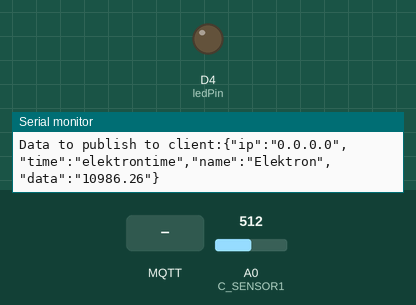
Simulated run of this sketch. Board: ESP8266 (Wemos D1 mini). Parts: output pins drawn as LEDs (lit = HIGH), the last lines printed to the serial monitor. The inputs (shaded band) are chosen by the test bench; at power-on: A0 (C_SENSOR1) = 512. No MQTT or app messages arrive unless stated.

Above: at 6.2 s.
6.3 s: MQTT message "1" arrives on the first subscribed topic
At 7.8 s:
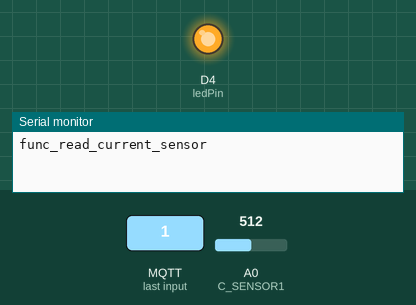
10.0 s: MQTT message "0" arrives on the first subscribed topic
At 12.0 s:
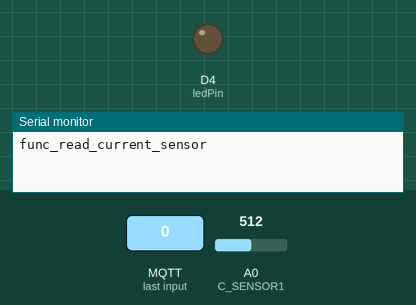
Timing chart, 0 to 13.5 s (numbered marks = the images above; inputs shaded):
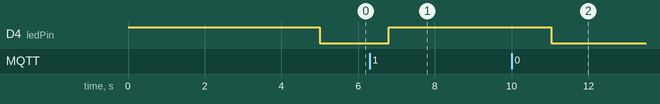

Measured:
- after the input at 6.3 s, D4 (ledPin): LOW → HIGH after 0.50 s
- after the input at 10.0 s, D4 (ledPin): HIGH → LOW after 1.0 s

The sketch:

atomo_que_subscribe.ino
```cpp
//code write by Moz for YouTube changel logMaker360, 24-11-2016
//code belongs to this video: https://youtu.be/nAUUdbUkJEI

#include <EEPROM.h>
#include <ESP8266WiFi.h>
#include <PubSubClient.h>
#include <ESP8266WebServer.h>

// Connect to the WiFi
const char* ssid = "depto14";                           //!!!!!!!!!!!!!!!!!!!!!
const char* password = "qawsed021188!";                //!!!!!!!!!!!!!!!!!!!!!
const char* mqtt_server = "192.168.0.21";                 //!!!!!!!!!!!!!!!!!!!!!

ESP8266WebServer server(80);
WiFiClient espClient;
PubSubClient client(espClient);

String localip = "elektronip";
String elektronname = "Elektron";
String currtime = "elektrontime";
String data = "elektrondata";

//Current Sensor ACS712 Variable Set
#define C_SENSOR1 A0
#define relay 2

//For analog read
int r1 = LOW;
int r1_received = LOW;
int incomingByte = 0;   // for incoming serial data
int c_min = 0;
int c_max = 30;


const byte ledPin = D4; // digital pin 4 on a weMos D1 mini is next to ground so easy to stick a LED in.

//OTRO ESQUEMA
//Setup variables
int numberOfSamples = 3000;

//Set Voltage and current input pins
int inPinV = 2;
int inPinI = A0;

//Calibration coeficients
//These need to be set in order to obtain accurate results
double VCAL = 1.0;
double ICAL = 1.0;
double PHASECAL = 2.3;

//Sample variables
int lastSampleV,lastSampleI,sampleV,sampleI;

//Filter variables
double lastFilteredV, lastFilteredI, filteredV, filteredI;
double filterTemp;

//Stores the phase calibrated instantaneous voltage.
double calibratedV;

//Power calculation variables
double sqI,sqV,instP,sumI,sumV,sumP;

//Useful value variables
double realPower,
       apparentPower,
       powerFactor,
       Vrms,
Irms;

void callback(char* topic, byte* payload, unsigned int length) {
 Serial.print("Message arrived [");
 Serial.print(topic);
 Serial.print("] ");
 for (int i=0;i<length;i++) {
  char receivedChar = (char)payload[i];
  Serial.print(receivedChar);
  if (receivedChar == '1')
  digitalWrite(ledPin, HIGH);
  if (receivedChar == '0')
   digitalWrite(ledPin, LOW);
  if (receivedChar == '2')
   Serial.println("Retrieve Data Forced");
  func_read_current_sensor();

  char data[80];

  String payload = "{\"ip\":\"" + localip + "\",\"time\":\"" + currtime + "\",\"name\":\"" + elektronname + "\",\"data\":\"" + apparentPower + "\"}";
  payload.toCharArray(data, (payload.length() + 1));

  Serial.print("Data to publish to client:");
  Serial.print(data);
  client.publish("esp8266status", data);
  }
  Serial.println();
}


void reconnect() {
 // Loop until we're reconnected
 while (!client.connected()) {
 Serial.print("Attempting MQTT connection...");
 // Attempt to connect
 if (client.connect("ESP8266 Client")) {
  Serial.println("connected");
  // ... and subscribe to topic
  client.subscribe("ledStatus");
 } else {
  Serial.print("failed, rc=");
  Serial.print(client.state());
  Serial.println(" try again in 5 seconds");
  // Wait 5 seconds before retrying
  delay(5000);
  }
 }
}

void setup()
{
 Serial.begin(9600);

 client.setServer(mqtt_server, 1883);
 client.setCallback(callback);

 pinMode(ledPin, OUTPUT);
 digitalWrite(ledPin, HIGH);
 client.publish("esp8266status", "Relay OFF");
 delay(5000);
 digitalWrite(ledPin, LOW);
}

void func_read_current_sensor() {
  Serial.println("func_read_current_sensor");

 for (int n=0; n<numberOfSamples; n++)
{

   //Used for offset removal
   lastSampleV=sampleV;
   lastSampleI=sampleI;

   //Read in voltage and current samples.
   sampleV = analogRead(C_SENSOR1);
   sampleI = analogRead(inPinI);

   //Used for offset removal
   lastFilteredV = filteredV;
   lastFilteredI = filteredI;

   //Digital high pass filters to remove 2.5V DC offset.
   filteredV = 0.996*(lastFilteredV+sampleV-lastSampleV);
   filteredI = 0.996*(lastFilteredI+sampleI-lastSampleI);

   //Phase calibration goes here.
   calibratedV = lastFilteredV + PHASECAL * (filteredV - lastFilteredV);

   //Root-mean-square method voltage
   //1) square voltage values
   sqV= calibratedV * calibratedV;
   //2) sum
   sumV += sqV;

   //Root-mean-square method current
   //1) square current values
   sqI = filteredI * filteredI;
   //2) sum
   sumI += sqI;

   //Instantaneous Power
   instP = calibratedV * filteredI;
   //Sum
   sumP +=instP;
}

//Calculation of the root of the mean of the voltage and current squared (rms)
//Calibration coeficients applied.
Vrms = VCAL*sqrt(sumV / numberOfSamples);
Irms = ICAL*sqrt(sumI / numberOfSamples);

//Calculation power values
realPower = VCAL*ICAL*sumP / numberOfSamples;
apparentPower = Vrms * Irms;
powerFactor = realPower / apparentPower;

//Output to serial
Serial.print(realPower);
Serial.print(' ');
Serial.print(apparentPower);
Serial.print(' ');
Serial.print(powerFactor);
Serial.print(' ');
Serial.print(Vrms);
Serial.print(' ');
Serial.println(Irms);

//Reset accumulators
sumV = 0;
sumI = 0;
sumP = 0;

}

void loop(){

  if (!client.connected()) {
  reconnect();
  }

  IPAddress ip = WiFi.localIP();
  localip = String(ip[0]) + '.' + String(ip[1]) + '.' + String(ip[2]) + '.' + String(ip[3]);
  client.loop();
  func_read_current_sensor();

  char data[80];

  String payload = "{\"ip\":\"" + localip + "\",\"time\":\"" + currtime + "\",\"name\":\"" + elektronname + "\",\"data\":\"" + apparentPower + "\"}";
  payload.toCharArray(data, (payload.length() + 1));

  Serial.print("Data to publish to client:");
  Serial.print(data);
  client.publish("esp8266status", data);
  delay(1000);
}
```
